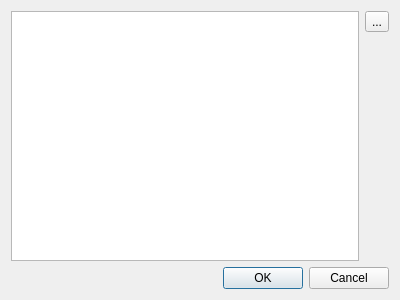
<?xml version="1.0" encoding="UTF-8"?>
<ui version="4.0">
 <class>Dialog</class>
 <widget class="QDialog" name="Dialog">
  <property name="geometry">
   <rect>
    <x>0</x>
    <y>0</y>
    <width>400</width>
    <height>300</height>
   </rect>
  </property>
  <property name="windowTitle">
   <string>Terminal history</string>
  </property>
  <layout class="QGridLayout" name="gridLayout">
   <item row="0" column="0">
    <widget class="QListWidget" name="listWidget">
     <property name="toolTip">
      <string>The list of terminal commands</string>
     </property>
     <property name="selectionMode">
      <enum>QAbstractItemView::ExtendedSelection</enum>
     </property>
    </widget>
   </item>
   <item row="0" column="1">
    <layout class="QVBoxLayout" name="verticalLayout">
     <item>
      <widget class="QToolButton" name="bt_remove">
       <property name="toolTip">
        <string>Remove the selected entry from history</string>
       </property>
       <property name="text">
        <string>...</string>
       </property>
       <property name="icon">
        <iconset theme="list-remove">
         <normaloff>.</normaloff>.</iconset>
       </property>
      </widget>
     </item>
     <item>
      <spacer name="verticalSpacer">
       <property name="orientation">
        <enum>Qt::Vertical</enum>
       </property>
       <property name="sizeHint" stdset="0">
        <size>
         <width>20</width>
         <height>40</height>
        </size>
       </property>
      </spacer>
     </item>
    </layout>
   </item>
   <item row="1" column="0" colspan="2">
    <widget class="QDialogButtonBox" name="buttonBox">
     <property name="orientation">
      <enum>Qt::Horizontal</enum>
     </property>
     <property name="standardButtons">
      <set>QDialogButtonBox::Cancel|QDialogButtonBox::Ok</set>
     </property>
    </widget>
   </item>
  </layout>
 </widget>
 <resources/>
 <connections>
  <connection>
   <sender>buttonBox</sender>
   <signal>accepted()</signal>
   <receiver>Dialog</receiver>
   <slot>accept()</slot>
   <hints>
    <hint type="sourcelabel">
     <x>248</x>
     <y>254</y>
    </hint>
    <hint type="destinationlabel">
     <x>157</x>
     <y>274</y>
    </hint>
   </hints>
  </connection>
  <connection>
   <sender>buttonBox</sender>
   <signal>rejected()</signal>
   <receiver>Dialog</receiver>
   <slot>reject()</slot>
   <hints>
    <hint type="sourcelabel">
     <x>316</x>
     <y>260</y>
    </hint>
    <hint type="destinationlabel">
     <x>286</x>
     <y>274</y>
    </hint>
   </hints>
  </connection>
 </connections>
</ui>
